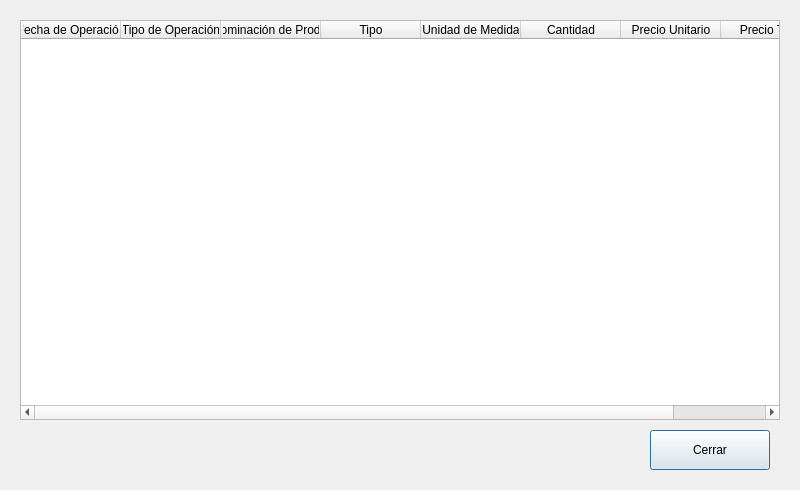
<?xml version="1.0" encoding="UTF-8"?>
<ui version="4.0">
 <class>ListaComprasVentasDialog</class>
 <widget class="QDialog" name="ListaComprasVentasDialog">
  <property name="windowTitle">
   <string>Lista de Compras y Ventas</string>
  </property>
  <widget class="QTableWidget" name="tabla_compras_ventas">
   <property name="geometry">
    <rect>
     <x>20</x>
     <y>20</y>
     <width>760</width>
     <height>400</height>
    </rect>
   </property>
   <column>
    <property name="text">
     <string>Fecha de Operación</string>
    </property>
   </column>
   <column>
    <property name="text">
     <string>Tipo de Operación</string>
    </property>
   </column>
   <column>
    <property name="text">
     <string>Denominación de Producto</string>
    </property>
   </column>
   <column>
    <property name="text">
     <string>Tipo</string>
    </property>
   </column>
   <column>
    <property name="text">
     <string>Unidad de Medida</string>
    </property>
   </column>
   <column>
    <property name="text">
     <string>Cantidad</string>
    </property>
   </column>
   <column>
    <property name="text">
     <string>Precio Unitario</string>
    </property>
   </column>
   <column>
    <property name="text">
     <string>Precio Total</string>
    </property>
   </column>
  </widget>
  <widget class="QPushButton" name="bt_cerrar">
   <property name="geometry">
    <rect>
     <x>650</x>
     <y>430</y>
     <width>120</width>
     <height>40</height>
    </rect>
   </property>
   <property name="text">
    <string>Cerrar</string>
   </property>
  </widget>
 </widget>
</ui>
